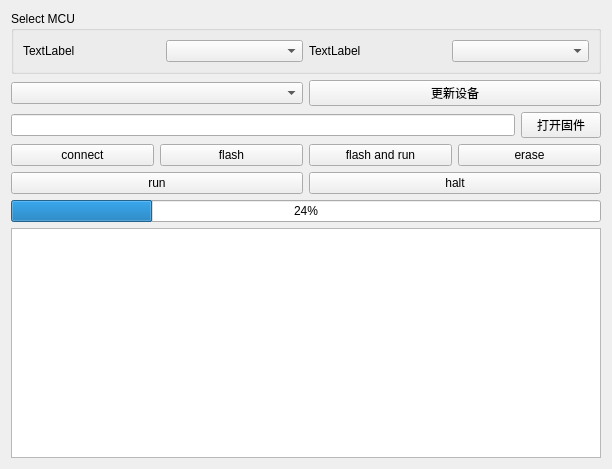
<?xml version="1.0" encoding="UTF-8"?>
<ui version="4.0">
 <class>Form</class>
 <widget class="QWidget" name="Form">
  <property name="geometry">
   <rect>
    <x>0</x>
    <y>0</y>
    <width>612</width>
    <height>469</height>
   </rect>
  </property>
  <property name="windowTitle">
   <string>DapLink flash</string>
  </property>
  <layout class="QVBoxLayout" name="verticalLayout_2">
   <item>
    <widget class="QGroupBox" name="groupBox">
     <property name="title">
      <string>Select MCU</string>
     </property>
     <layout class="QHBoxLayout" name="horizontalLayout_4">
      <item>
       <layout class="QHBoxLayout" name="horizontalLayout_3">
        <item>
         <layout class="QHBoxLayout" name="horizontalLayout">
          <item>
           <widget class="QLabel" name="label">
            <property name="text">
             <string>TextLabel</string>
            </property>
           </widget>
          </item>
          <item>
           <widget class="QComboBox" name="vendor_list"/>
          </item>
         </layout>
        </item>
        <item>
         <layout class="QHBoxLayout" name="horizontalLayout_2">
          <item>
           <widget class="QLabel" name="label_2">
            <property name="text">
             <string>TextLabel</string>
            </property>
           </widget>
          </item>
          <item>
           <widget class="QComboBox" name="device_list"/>
          </item>
         </layout>
        </item>
       </layout>
      </item>
     </layout>
    </widget>
   </item>
   <item>
    <layout class="QVBoxLayout" name="verticalLayout">
     <item>
      <layout class="QHBoxLayout" name="horizontalLayout_7">
       <item>
        <widget class="QComboBox" name="daplink_list"/>
       </item>
       <item>
        <widget class="QPushButton" name="update_dap">
         <property name="text">
          <string>更新设备</string>
         </property>
        </widget>
       </item>
      </layout>
     </item>
     <item>
      <layout class="QHBoxLayout" name="horizontalLayout_5">
       <item>
        <widget class="QLineEdit" name="filepath"/>
       </item>
       <item>
        <widget class="QPushButton" name="selsec_firmware">
         <property name="text">
          <string>打开固件</string>
         </property>
        </widget>
       </item>
      </layout>
     </item>
     <item>
      <layout class="QHBoxLayout" name="horizontalLayout_6">
       <item>
        <widget class="QPushButton" name="connect">
         <property name="text">
          <string>connect</string>
         </property>
        </widget>
       </item>
       <item>
        <widget class="QPushButton" name="flash">
         <property name="text">
          <string>flash</string>
         </property>
        </widget>
       </item>
       <item>
        <widget class="QPushButton" name="flash_run">
         <property name="text">
          <string>flash and run</string>
         </property>
        </widget>
       </item>
       <item>
        <widget class="QPushButton" name="erase">
         <property name="text">
          <string>erase</string>
         </property>
        </widget>
       </item>
      </layout>
     </item>
     <item>
      <layout class="QHBoxLayout" name="horizontalLayout_8">
       <item>
        <widget class="QPushButton" name="run">
         <property name="text">
          <string>run</string>
         </property>
        </widget>
       </item>
       <item>
        <widget class="QPushButton" name="halt">
         <property name="text">
          <string>halt</string>
         </property>
        </widget>
       </item>
      </layout>
     </item>
     <item>
      <widget class="QProgressBar" name="progressBar">
       <property name="value">
        <number>24</number>
       </property>
      </widget>
     </item>
     <item>
      <widget class="QTextBrowser" name="log"/>
     </item>
    </layout>
   </item>
  </layout>
 </widget>
 <resources/>
 <connections/>
</ui>
